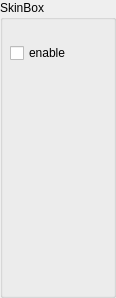
<?xml version="1.0" encoding="UTF-8"?>
<ui version="4.0">
 <class>SkinBox</class>
 <widget class="QGroupBox" name="SkinBox">
  <property name="geometry">
   <rect>
    <x>0</x>
    <y>0</y>
    <width>116</width>
    <height>298</height>
   </rect>
  </property>
  <property name="sizePolicy">
   <sizepolicy hsizetype="Minimum" vsizetype="Preferred">
    <horstretch>0</horstretch>
    <verstretch>0</verstretch>
   </sizepolicy>
  </property>
  <property name="minimumSize">
   <size>
    <width>116</width>
    <height>0</height>
   </size>
  </property>
  <property name="windowTitle">
   <string>GroupBox</string>
  </property>
  <property name="title">
   <string>SkinBox</string>
  </property>
  <widget class="QCheckBox" name="enable">
   <property name="geometry">
    <rect>
     <x>10</x>
     <y>40</y>
     <width>93</width>
     <height>26</height>
    </rect>
   </property>
   <property name="text">
    <string>enable</string>
   </property>
  </widget>
 </widget>
 <resources/>
 <connections/>
</ui>
